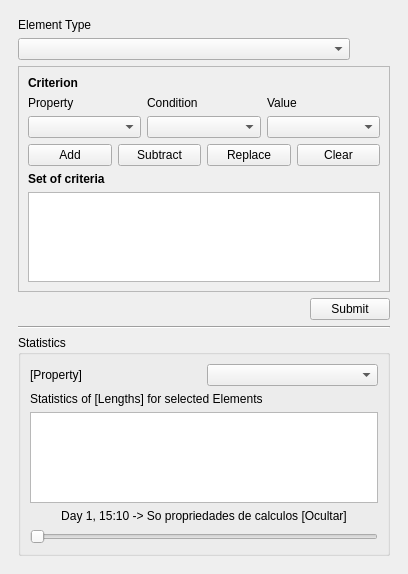
<?xml version="1.0" encoding="UTF-8"?>
<ui version="4.0">
 <class>DockWidget</class>
 <widget class="QDockWidget" name="DockWidget">
  <property name="geometry">
   <rect>
    <x>0</x>
    <y>0</y>
    <width>408</width>
    <height>574</height>
   </rect>
  </property>
  <property name="sizePolicy">
   <sizepolicy hsizetype="Fixed" vsizetype="Preferred">
    <horstretch>0</horstretch>
    <verstretch>0</verstretch>
   </sizepolicy>
  </property>
  <property name="windowTitle">
   <string>Queries by Attributes</string>
  </property>
  <widget class="QWidget" name="dockWidgetContents">
   <layout class="QHBoxLayout" name="horizontalLayout_6">
    <item>
     <widget class="QgsScrollArea" name="scrollArea">
      <property name="frameShape">
       <enum>QFrame::NoFrame</enum>
      </property>
      <property name="widgetResizable">
       <bool>true</bool>
      </property>
      <widget class="QWidget" name="scrollAreaWidgetContents">
       <property name="geometry">
        <rect>
         <x>0</x>
         <y>0</y>
         <width>390</width>
         <height>534</height>
        </rect>
       </property>
       <layout class="QVBoxLayout" name="verticalLayout">
        <item>
         <widget class="QLabel" name="label_4">
          <property name="text">
           <string>Element Type</string>
          </property>
          <property name="buddy">
           <cstring>cbElementType</cstring>
          </property>
         </widget>
        </item>
        <item>
         <layout class="QHBoxLayout" name="horizontalLayout_3">
          <item>
           <widget class="QComboBox" name="cbElementType"/>
          </item>
          <item>
           <spacer name="horizontalSpacer">
            <property name="orientation">
             <enum>Qt::Horizontal</enum>
            </property>
            <property name="sizeType">
             <enum>QSizePolicy::Minimum</enum>
            </property>
            <property name="sizeHint" stdset="0">
             <size>
              <width>40</width>
              <height>20</height>
             </size>
            </property>
           </spacer>
          </item>
         </layout>
        </item>
        <item>
         <widget class="QFrame" name="frame">
          <property name="frameShape">
           <enum>QFrame::StyledPanel</enum>
          </property>
          <property name="frameShadow">
           <enum>QFrame::Sunken</enum>
          </property>
          <layout class="QVBoxLayout" name="verticalLayout_4">
           <item>
            <layout class="QVBoxLayout" name="verticalLayout_6">
             <item>
              <widget class="QLabel" name="label_8">
               <property name="font">
                <font>
                 <weight>75</weight>
                 <bold>true</bold>
                </font>
               </property>
               <property name="text">
                <string>Criterion</string>
               </property>
               <property name="buddy">
                <cstring>cbProperty</cstring>
               </property>
              </widget>
             </item>
             <item>
              <layout class="QGridLayout" name="gridLayout">
               <item row="2" column="1">
                <widget class="QComboBox" name="cbCondition"/>
               </item>
               <item row="2" column="0">
                <widget class="QComboBox" name="cbProperty"/>
               </item>
               <item row="2" column="2">
                <widget class="QComboBox" name="cbValue"/>
               </item>
               <item row="1" column="1">
                <widget class="QLabel" name="label_3">
                 <property name="text">
                  <string>Condition</string>
                 </property>
                 <property name="buddy">
                  <cstring>cbCondition</cstring>
                 </property>
                </widget>
               </item>
               <item row="1" column="2">
                <widget class="QLabel" name="label_5">
                 <property name="text">
                  <string>Value</string>
                 </property>
                 <property name="buddy">
                  <cstring>cbValue</cstring>
                 </property>
                </widget>
               </item>
               <item row="1" column="0">
                <widget class="QLabel" name="mSymbologyExportLabel">
                 <property name="text">
                  <string>Property</string>
                 </property>
                </widget>
               </item>
              </layout>
             </item>
             <item>
              <layout class="QHBoxLayout" name="horizontalLayout_5">
               <item>
                <widget class="QPushButton" name="btAdd">
                 <property name="text">
                  <string>Add</string>
                 </property>
                </widget>
               </item>
               <item>
                <widget class="QPushButton" name="btSubtract">
                 <property name="text">
                  <string>Subtract</string>
                 </property>
                </widget>
               </item>
               <item>
                <widget class="QPushButton" name="btReplace">
                 <property name="text">
                  <string>Replace</string>
                 </property>
                </widget>
               </item>
               <item>
                <widget class="QPushButton" name="btClear">
                 <property name="text">
                  <string>Clear</string>
                 </property>
                </widget>
               </item>
              </layout>
             </item>
             <item>
              <widget class="QLabel" name="mCrsLabel_2">
               <property name="font">
                <font>
                 <weight>75</weight>
                 <bold>true</bold>
                </font>
               </property>
               <property name="text">
                <string>Set of criteria</string>
               </property>
              </widget>
             </item>
             <item>
              <widget class="QTableWidget" name="tableWidgetCriteria">
               <property name="gridStyle">
                <enum>Qt::NoPen</enum>
               </property>
              </widget>
             </item>
            </layout>
           </item>
          </layout>
         </widget>
        </item>
        <item>
         <layout class="QHBoxLayout" name="horizontalLayout">
          <item>
           <spacer name="horizontalSpacer_2">
            <property name="orientation">
             <enum>Qt::Horizontal</enum>
            </property>
            <property name="sizeHint" stdset="0">
             <size>
              <width>40</width>
              <height>20</height>
             </size>
            </property>
           </spacer>
          </item>
          <item>
           <widget class="QPushButton" name="btSubmit">
            <property name="text">
             <string>Submit</string>
            </property>
           </widget>
          </item>
         </layout>
        </item>
        <item>
         <widget class="Line" name="line">
          <property name="orientation">
           <enum>Qt::Horizontal</enum>
          </property>
         </widget>
        </item>
        <item>
         <widget class="QgsCollapsibleGroupBox" name="mGroupBox">
          <property name="title">
           <string>Statistics</string>
          </property>
          <property name="checkable">
           <bool>false</bool>
          </property>
          <layout class="QHBoxLayout" name="horizontalLayout_2">
           <item>
            <layout class="QVBoxLayout" name="verticalLayout_2">
             <item>
              <layout class="QHBoxLayout" name="horizontalLayout_7">
               <item>
                <widget class="QLabel" name="labelStatisticsProperty">
                 <property name="text">
                  <string>[Property]</string>
                 </property>
                </widget>
               </item>
               <item>
                <widget class="QComboBox" name="cbStatisticsFor"/>
               </item>
              </layout>
             </item>
             <item>
              <layout class="QVBoxLayout" name="verticalLayout_5">
               <item>
                <widget class="QLabel" name="labelStatisticsPropertyFor">
                 <property name="text">
                  <string>Statistics of [Lengths] for selected Elements</string>
                 </property>
                </widget>
               </item>
               <item>
                <widget class="QTableWidget" name="tableWidgetStatistics"/>
               </item>
               <item>
                <layout class="QVBoxLayout" name="verticalLayout_7">
                 <item>
                  <widget class="QLabel" name="labelSlider">
                   <property name="text">
                    <string>Day 1, 15:10 -&gt; So propriedades de calculos [Ocultar]</string>
                   </property>
                   <property name="alignment">
                    <set>Qt::AlignCenter</set>
                   </property>
                  </widget>
                 </item>
                 <item>
                  <widget class="QSlider" name="slider">
                   <property name="orientation">
                    <enum>Qt::Horizontal</enum>
                   </property>
                  </widget>
                 </item>
                </layout>
               </item>
              </layout>
             </item>
            </layout>
           </item>
          </layout>
         </widget>
        </item>
        <item>
         <spacer name="verticalSpacer">
          <property name="orientation">
           <enum>Qt::Vertical</enum>
          </property>
          <property name="sizeHint" stdset="0">
           <size>
            <width>20</width>
            <height>5</height>
           </size>
          </property>
         </spacer>
        </item>
       </layout>
      </widget>
     </widget>
    </item>
   </layout>
  </widget>
 </widget>
 <customwidgets>
  <customwidget>
   <class>QgsCollapsibleGroupBox</class>
   <extends>QGroupBox</extends>
   <header>qgis.gui</header>
   <container>1</container>
  </customwidget>
  <customwidget>
   <class>QgsScrollArea</class>
   <extends>QScrollArea</extends>
   <header>qgis.gui</header>
   <container>1</container>
  </customwidget>
 </customwidgets>
 <resources/>
 <connections/>
</ui>
